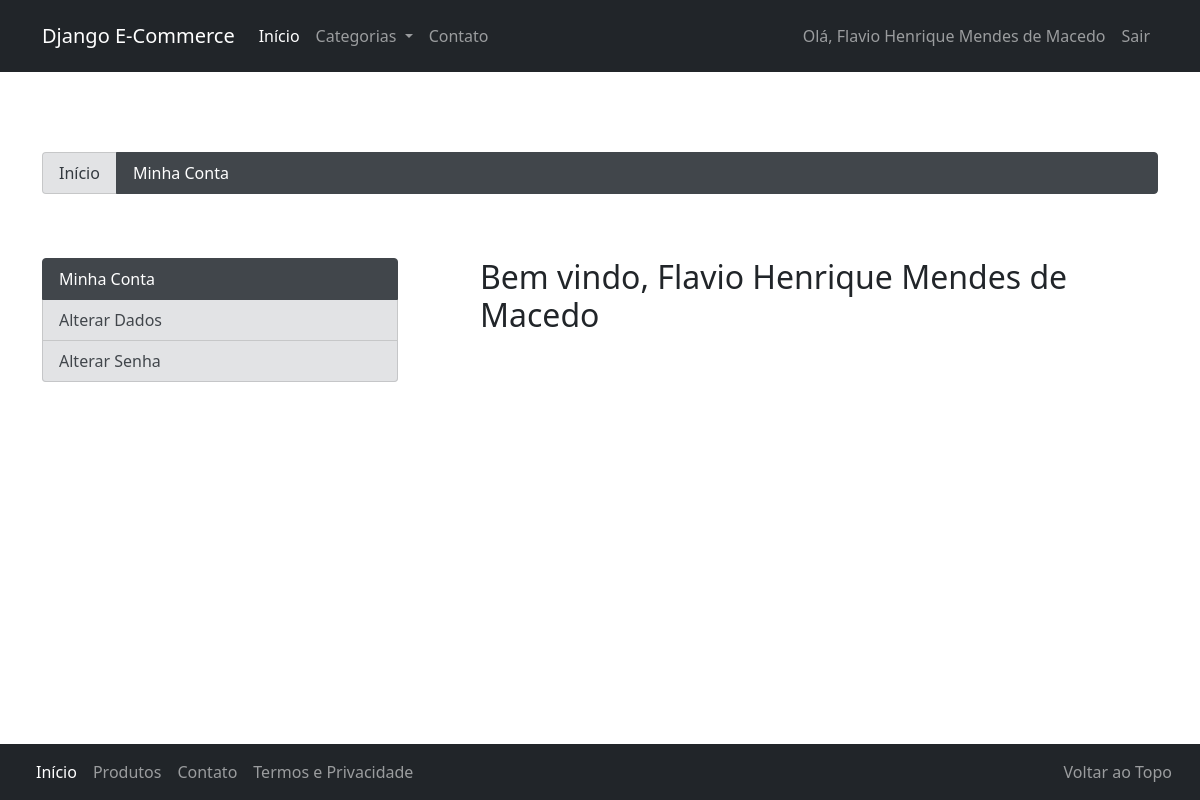
The page /conta/ (signed in) on the database as committed earlier.
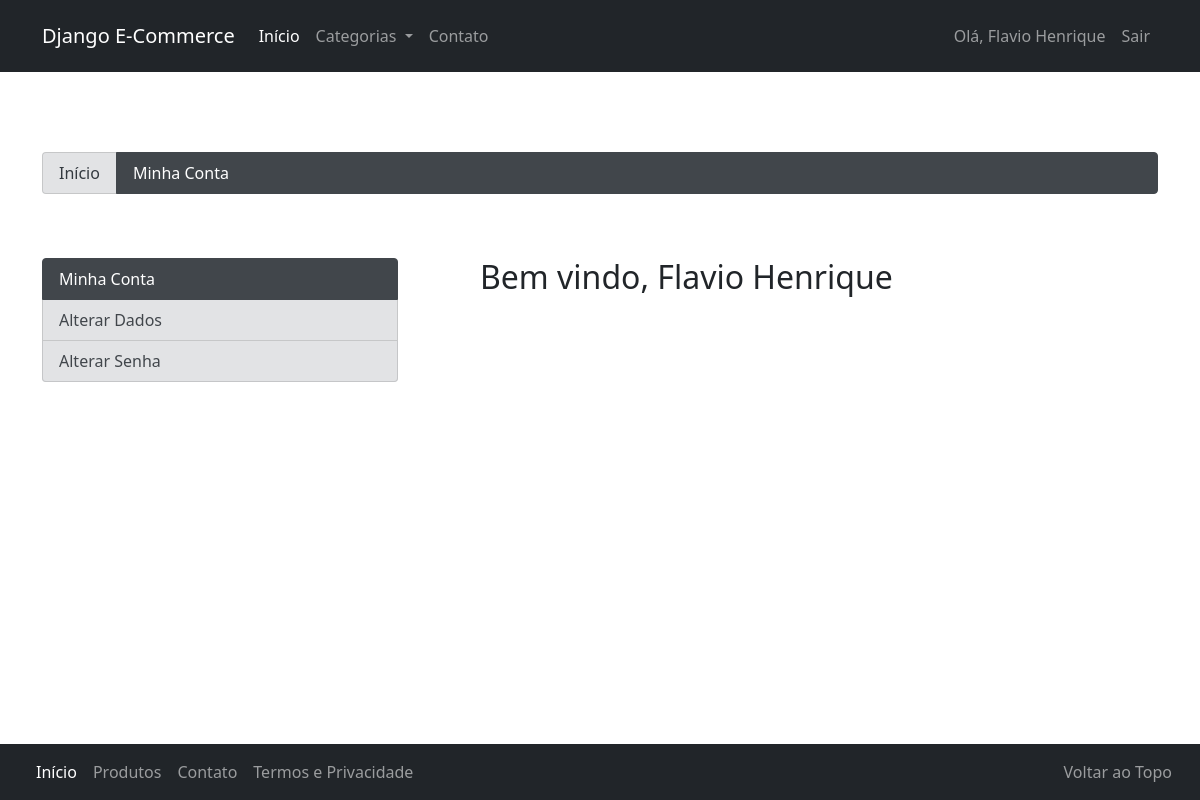
The same page on the database as committed later.
### accounts/models.py (models this page shows, shortened)
class User(AbstractBaseUser, PermissionsMixin):
    username = models.CharField(
        'Apelido / Usuário', max_length=30, unique=True, validators=[
            validators.RegexValidator(
                re.compile('^[\w.@+-]+$'),
                'Informe um nome de usuário válido. '
                'Este valor deve conter apenas letras, números '
                'e os caracteres: @/./+/-/_ .'
                , 'invalid'
            )
        ], help_text='Um nome curto que será usado para identificá-lo de forma única na plataforma'
    )
    name = models.CharField('Nome', max_length=100, blank=True)
    email = models.EmailField('E-mail', unique=True)
    is_staff = models.BooleanField('Equipe', default=False)
    is_active = models.BooleanField('Ativo', default=True)
    date_joined = models.DateTimeField('Data de Entrada', auto_now_add=True)
    USERNAME_FIELD = 'username'
    REQUIRED_FIELDS = ['email']
    objects = UserManager()
    class Meta:
        verbose_name = 'Usuário'
        verbose_name_plural = 'Usuários'
    def __str__(self):
        return self.name or self.username

### accounts/views.py (the view)
class IndexView(LoginRequiredMixin, TemplateView):
    template_name = 'accounts/index.html'

### catalog/context_processors.py (called while the page is built)
def categories(request):
    return {
        'categories': Category.objects.all()
    }

### accounts/templates/accounts/index.html (shortened to what this page needs)
{% extends "base.html" %}
{% block container %}
<ol class="list-group list-group-horizontal margin-bottom">
    <li class="list-group-item list-group-item-secondary"><a href="#">Início</a></li>
    <li class="list-group-item list-group-item-action list-group-item-secondary active">Minha Conta</li>
</ol>
<div class="row">
    <div class="col-md-4">
        <div class="list-group list-group-item-secondary">
            <a href="#" class="list-group-item list-group-item-action list-group-item-secondary active">
                Minha Conta
            </a>
            <a href="{% url 'accounts:update_user' %}" class="list-group-item list-group-item-action list-group-item-secondary">
                Alterar Dados
            </a>
            <a href="{% url 'accounts:update_password' %}" class="list-group-item list-group-item-action list-group-item-secondary">
                Alterar Senha
            </a>
        </div>
    </div>
    <div class="col-md-8" style="padding-left: 70px;">
        {% block accounts_container %}
            <h2>Bem vindo, {{ user }}</h2>
        {% endblock accounts_container %}
    </div>
</div>
{% endblock container %}

### core/templates/base.html (shortened to what this page needs)
{% load static %}
<!DOCTYPE html>
<html lang="en">
<head>
    <link rel="stylesheet" href="{% static 'bootstrap/css/bootstrap.min.css' %}">
    <link rel="stylesheet" href="{% static 'assets/extra.css' %}">
</head>
<body>
    <nav class="navbar navbar-expand-lg navbar-dark bg-dark">
        <div class="container">
            <div class="navbar-header">
                <a href="" class="navbar-brand">Django E-Commerce</a>
            </div>
            <div class="collapse navbar-collapse" id="navbarNavDropdown">
                <ul class="nav navbar-nav me-auto mb-2 mb-lg-0">
                    <li class="nav-item">
                        <a class="nav-link active" aria-current="page" href="{% url 'index' %}">
                            Início
                        </a>
                    </li>
                    <li class="nav-item dropdown">
                        <a class="nav-link dropdown-toggle" href="{% url 'catalog:product_list' %}"
                        id="navbarDropdownMenuLink"
                        role="button" data-bs-toggle="dropdown" aria-expanded="false">
                            Categorias
                        </a>
                    </li>
                    <li class="nav-item">
                        <a class="nav-link" href="{% url 'contact' %}">Contato</a>
                    </li>
                </ul>
                <span class="navbar-text">
                    <ul class="nav navbar-nav">
                        <li class="nav-item">
                            <a class="nav-link" href="#">Olá, {{ user }}</a>
                        </li>
                        {% if user.is_authenticated %}
                            <li class="nav-item">
                                <a href="{% url 'logout' %}" class="nav-link">Sair</a>
                            </li>
                        {% endif %}
                    </ul>
                </span>
            </div>
        </div>
    </nav>
    <div class="container py-5 margin-top">
        {% block container %}
        {% endblock container %}
    </div>
    {% block footer %}
        <nav class="navbar fixed-bottom navbar-expand-sm navbar-dark bg-dark">
            <div class="container-fluid">
                <div class="collapse navbar-collapse" id="navbarCollapse">
                    <ul class="navbar-nav">
                        <li class="nav-item">
                            <a class="nav-link active" aria-current="page" href="#">Início</a>
                        </li>
                        <li class="nav-item">
                            <a class="nav-link" href="#">Produtos</a>
                        </li>
                        <li class="nav-item">
                            <a class="nav-link" href="#">Contato</a>
                        </li>
                        <li class="nav-item">
                            <a class="nav-link" href="#">Termos e Privacidade</a>
                        </li>
                        <ul class="navbar-nav" style="position: absolute; right: 20px;">
                            <li class="nav-item">
                                <a class="nav-link" href="#">Voltar ao Topo</a>
                            </li>
                        </ul>
                    </ul>
                </div>
            </div>
        </nav>
    {% endblock footer %}
</body>
</html>

### core/static/assets/extra.css (style rules this page uses)
.margin-top { margin-top: 2em; }
.margin-bottom { margin-bottom: 4em; }
a { text-decoration: none; color: #343a40; }

Rows that differ between the two databases and show on the page:
changed User: name "Flavio Henrique Mendes de Macedo" → "Flavio Henrique"
